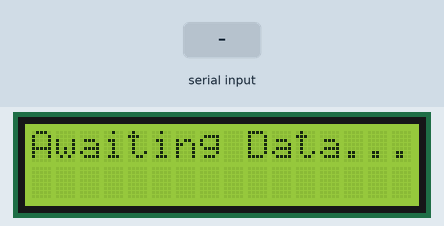
Simulated run of this sketch. Board: Arduino Uno, built with avr-gcc and run on an emulated ATmega328P. On the bench: 16×2 character LCD. The test bench sets the inputs (shaded band).

Above: at 1.3 s.
1.4 s: "1\n" received over Serial
At 2.6 s:
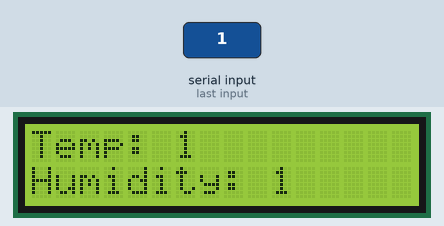
2.9 s: "0\n" received over Serial
At 3.8 s:
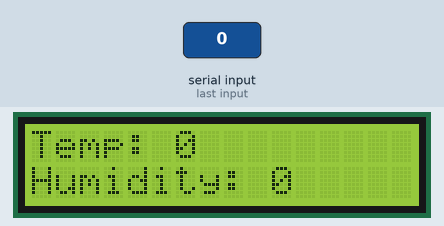
4.4 s: "2\n" received over Serial
At 4.9 s:
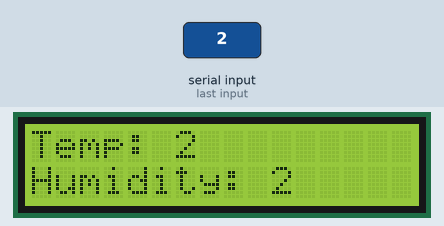
Timing chart, 0 to 7.4 s (numbered marks = the images above; inputs shaded):
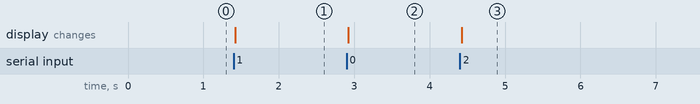

The sketch:

control_LCD.ino
```cpp
#include <Wire.h>
#include <LiquidCrystal_I2C.h>

LiquidCrystal_I2C lcd(0x27, 16, 2);

void setup() {
  Serial.begin(9600);
  lcd.init();
  lcd.begin(16,2);
  lcd.backlight();
  lcd.setCursor(0, 0);
  lcd.print("Awaiting Data...");
}

void loop() {
  if (Serial.available() > 0) {
    String data = Serial.readStringUntil('\n');
    lcd.clear();
    lcd.setCursor(0, 0);
    lcd.print("Temp: ");
    lcd.print(data.substring(0, data.indexOf(',')));
    lcd.setCursor(0, 1);
    lcd.print("Humidity: ");
    lcd.print(data.substring(data.indexOf(',') + 1));
  }
}
```

Measured:
- after the input at 1.4 s, the display: changes at once (image 1)
- after the input at 2.9 s, the display: changes at once (image 2)
- after the input at 4.4 s, the display: changes at once (image 3)
